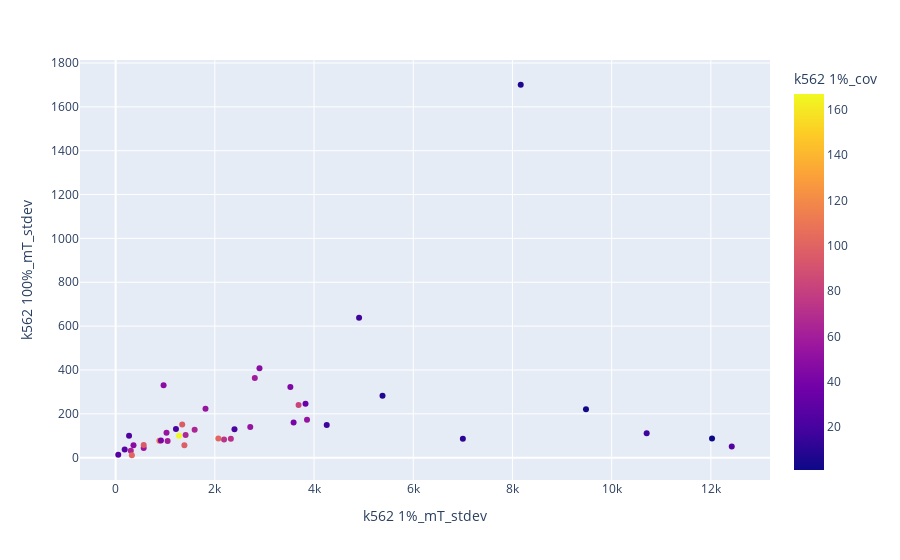
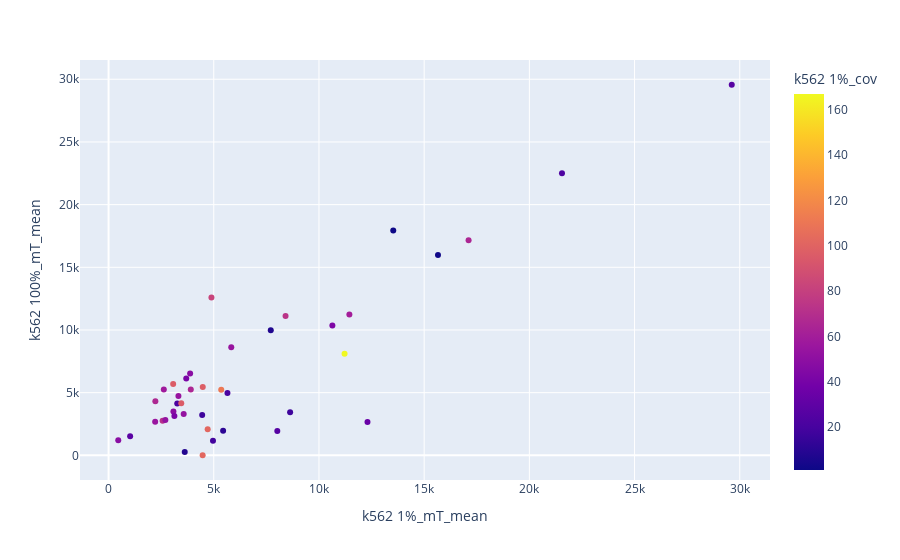

Notebook code cell kept with these figures, in order:
### Code cell
# Exploratory with px
fig = px.scatter(ALL_full_df, x= 'k562 1%_mT_stdev', y='k562 100%_mT_stdev', 
                 color='k562 1%_cov',
                hover_data=['k562 100%_cov', 'gene', 'strand'])
fig.show()
fig = px.scatter(ALL_full_df, x= 'k562 1%_mT_mean', y='k562 100%_mT_mean', 
                 color='k562 1%_cov',
                hover_data=['k562 100%_cov', 'gene', 'strand','k562 100%_mT_stdev','k562 1%_mT_stdev', 
                            'k562 1%_mL_mean', 'k562 100%_mL_mean' ])
fig.show()

### Figure 1 — Plotly figure (JSON) as saved in the notebook; plotly's stock layout.template omitted (floating-point values rounded to 4 significant figures)
{"data": [{"customdata": [[4494, "ACBD3", -1], [3191, "ARL14EP", 1], [3180, "ARL4D", 1], [5290, "BMS1", 1], [6010, "BRWD3", -1], [11285, "CCDC6", -1], [4704, "CHAF1B", 1], [4182, "CHMP4B", 1], [8009, "CHSY1", -1], [4238, "DUSP5", 1], [1792, "ENDOD1", 1], [2265, "GLRX5", 1], [1343, "KBTBD7", -1], [8005, "KIF5B", -1], [6228, "LEMD3", 1], [575, "LHFP", -1], [2867, "MEX3B", -1], [1155, "MT1X", 1], [8258, "NPTX1", -1], [5410, "PARP4", -1], [6123, "PIM3", 1], [10097, "PPP1R15B", -1], [1420, "PPP1R3C", -1], [7001, "PRKX", -1], [4992, "RAB12", 1], [4697, "RBX1", 1], [17291, "SCD", 1], [4688, "SESN2", 1], [2966, "SLC25A5", 1], [4767, "SLC30A1", -1], [4935, "SNAPC1", 1], [1660, "SOCS1", -1], [187, "SOX8", 1], [79, "SPESP1", 1], [10132, "SPTSSA", -1], [2375, "SUSD6", 1], [1762, "TET1", 1], [7018, "TM9SF2", 1], [10079, "TNKS2", 1], [10271, "TOB2", -1], [1411, "ZNF14", -1]], "hovertemplate": "k562 1%_mT_stdev=%{x}<br>k562 100%_mT_stdev=%{y}<br>k562 100%_cov=%{customdata[0]}<br>gene=%{customdata[1]}<br>strand=%{customdata[2]}<br>k562 1%_cov=%{marker.color}<extra></extra>", "legendgroup": "", "marker": {"color": [43, 41, 48, 71, 73, 111, 54, 54, 96, 34, 18, 22, 17, 60, 65, 7, 26, 8, 65, 53, 58, 102, 23, 82, 49, 48, 167, 42, 28, 55, 53, 17, 2, 1, 96, 21, 26, 66, 97, 102, 11], "coloraxis": "coloraxis", "symbol": "circle"}, "mode": "markers", "name": "", "orientation": "v", "showlegend": false, "type": "scatter", "x": [3522.0, 3588.0, 2900.0, 2323.0, 2186.0, 881.6, 1812.0, 1026.0, 1342.0, 3828.0, 4908.0, 2396.0, 4256.0, 1048.0, 1593.0, 8167.0, 12420.0, 5381.0, 305.4, 2714.0, 2805.0, 2071.0, 270.5, 3688.0, 966.8, 359.9, 1278.0, 913.3, 182.6, 565.4, 3859.0, 10710.0, 9483.0, 12020.0, 565.9, 1216.0, 52.68, 1411.0, 1386.0, 327.0, 7000.0], "xaxis": "x", "y": [321.9, 160.5, 407.4, 85.91, 83.24, 77.53, 222.6, 113.8, 151.8, 246.2, 638.1, 129.6, 148.9, 75.89, 127.9, 1701.0, 51.09, 282.5, 31.25, 140.3, 362.9, 87.09, 99.6, 240.6, 330.4, 56.59, 99.65, 78.5, 37.08, 44.31, 173.0, 111.4, 220.3, 86.96, 57.45, 130.5, 12.81, 103.8, 56.73, 11.06, 86.69], "yaxis": "y"}], "layout": {"coloraxis": {"colorbar": {"title": {"text": "k562 1%_cov"}}, "colorscale": [[0, "#0d0887"], [0.1111, "#46039f"], [0.2222, "#7201a8"], [0.3333, "#9c179e"], [0.4444, "#bd3786"], [0.5556, "#d8576b"], [0.6667, "#ed7953"], [0.7778, "#fb9f3a"], [0.8889, "#fdca26"], [1, "#f0f921"]]}, "legend": {"tracegroupgap": 0}, "margin": {"t": 60}, "xaxis": {"anchor": "y", "domain": [0, 1], "title": {"text": "k562 1%_mT_stdev"}}, "yaxis": {"anchor": "x", "domain": [0, 1], "title": {"text": "k562 100%_mT_stdev"}}}}

### Figure 2 — Plotly figure (JSON) as saved in the notebook; plotly's stock layout.template omitted (floating-point values rounded to 4 significant figures; data arrays with more than 128 entries replaced by an {"elided": "..."} marker saying what was removed)
{"data": [{"customdata": {"elided": "41x7 mixed values"}, "hovertemplate": "k562 1%_mT_mean=%{x}<br>k562 100%_mT_mean=%{y}<br>k562 100%_cov=%{customdata[0]}<br>gene=%{customdata[1]}<br>strand=%{customdata[2]}<br>k562 100%_mT_stdev=%{customdata[3]}<br>k562 1%_mT_stdev=%{customdata[4]}<br>k562 1%_mL_mean=%{customdata[5]}<br>k562 100%_mL_mean=%{customdata[6]}<br>k562 1%_cov=%{marker.color}<extra></extra>", "legendgroup": "", "marker": {"color": [43, 41, 48, 71, 73, 111, 54, 54, 96, 34, 18, 22, 17, 60, 65, 7, 26, 8, 65, 53, 58, 102, 23, 82, 49, 48, 167, 42, 28, 55, 53, 17, 2, 1, 96, 21, 26, 66, 97, 102, 11], "coloraxis": "coloraxis", "symbol": "circle"}, "mode": "markers", "name": "", "orientation": "v", "showlegend": false, "type": "scatter", "x": [10640.0, 3693.0, 3877.0, 2570.0, 8412.0, 5355.0, 5832.0, 3320.0, 3071.0, 12310.0, 4964.0, 3264.0, 4450.0, 11450.0, 3909.0, 7710.0, 8020.0, 3621.0, 17110.0, 2700.0, 2627.0, 4711.0, 21550.0, 4891.0, 3082.0, 460.8, 11220.0, 3129.0, 1025.0, 2215.0, 3571.0, 8630.0, 15660.0, 13530.0, 3455.0, 5651.0, 29620.0, 2224.0, 4477.0, 4472.0, 5445.0], "xaxis": "x", "y": [10350.0, 6127.0, 6528.0, 2762.0, 11120.0, 5242.0, 8621.0, 4737.0, 5691.0, 2657.0, 1165.0, 4135.0, 3221.0, 11250.0, 5259.0, 9980.0, 1948.0, 269.0, 17160.0, 2828.0, 5245.0, 2089.0, 22510.0, 12600.0, 3508.0, 1213.0, 8113.0, 3132.0, 1525.0, 2676.0, 3290.0, 3445.0, 15990.0, 17940.0, 4149.0, 4972.0, 29560.0, 4325.0, 5452.0, 8.47, 1955.0], "yaxis": "y"}], "layout": {"coloraxis": {"colorbar": {"title": {"text": "k562 1%_cov"}}, "colorscale": [[0, "#0d0887"], [0.1111, "#46039f"], [0.2222, "#7201a8"], [0.3333, "#9c179e"], [0.4444, "#bd3786"], [0.5556, "#d8576b"], [0.6667, "#ed7953"], [0.7778, "#fb9f3a"], [0.8889, "#fdca26"], [1, "#f0f921"]]}, "legend": {"tracegroupgap": 0}, "margin": {"t": 60}, "xaxis": {"anchor": "y", "domain": [0, 1], "title": {"text": "k562 1%_mT_mean"}}, "yaxis": {"anchor": "x", "domain": [0, 1], "title": {"text": "k562 100%_mT_mean"}}}}
